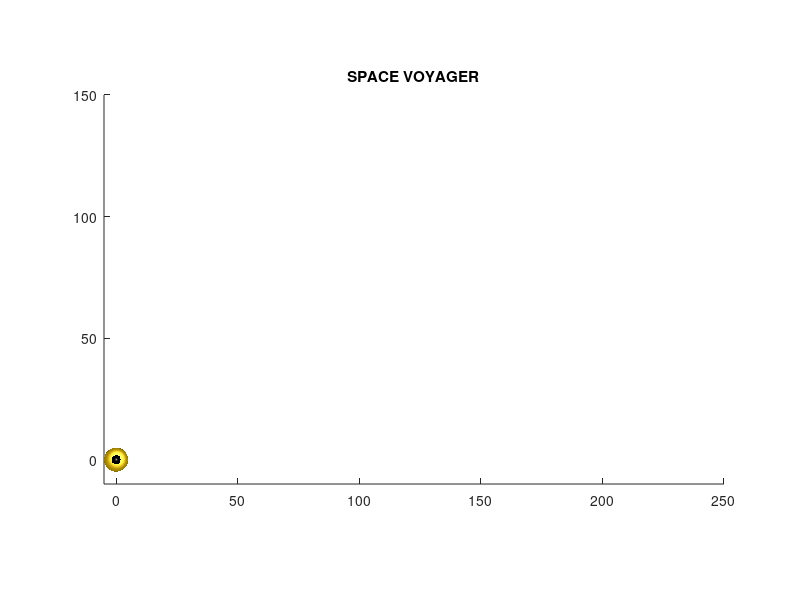

Recreate this plot in MATLAB. (Note: this script raises an error after producing the figure.)
%                          SPACE VOYAGER
%             Created By: Stephen Wetzel and Drew Lentz
%                       Section 71, Group 8


clear all; clc; close all;


% % % % % % % % % % % % % % % % % % % % % % % % % % % % % % % % % % % % % %
%  DISPLAY INSTRUCTIONS                                                   %
% % % % % % % % % % % % % % % % % % % % % % % % % % % % % % % % % % % % % %
set(gcf, 'Position', get(0,'Screensize')); % Maximize figure.

instructions = {'             SPACE VOYAGER', 
    'Created By: Stephen Wetzel and Drew Lentz',
    '          Section 71, Group 8',
    '',
    'Directions:',
    'Arrows or wasd to move',
    'Page Up/Down or q/e to roll',
    '1, 2, 3, 4 or 7, 8, 9, 0 to change view',
    'p to pause, Esc to exit',
    'Avoid the asteroids for as long as you can.',
    '',
    '   PRESS ANY KEY TO BEGIN' };
%display intro text:
annotation('textbox', [0.43, 0.5, 0.1, 0.1], 'String', instructions);

pause; %wait for user input to begin
clf; %clear intro text off screen



% % % % % % % % % % % % % % % % % % % % % % % % % % % % % % % % % % % % % %
%  PLOT VARIABLES, SETTING FIGURE SIZE & POSITION                         %
% % % % % % % % % % % % % % % % % % % % % % % % % % % % % % % % % % % % % %

xMax =  250; %size of the plot, X direction
yMax =  150; %size of the plot, Y direction
zMax =  150; %size of the plot, Z direction

myAxes = axes('xlim', [-5 xMax], 'ylim', [-10 yMax], 'zlim', [-10 zMax]); %axes handle
view(3);
axis equal; %set axes to equal scales
view(-45, 45); %sets default view, -45 degrees about y, 45 units high
light('Position',[1 1 20]); %set lighting source
set(gca, 'Color', 'k'); %axes background color
figHandle = figure(1); %get keypress as string

title 'SPACE VOYAGER';

%setting the figure to handle keylogging
set(figHandle, 'KeyPressFcn', @(fig_obj , eventDat) getKey(fig_obj, eventDat));

% % % % % % % % % % % % % % % % % % % % % % % % % % % % % % % % % % % % % %
%   INITIALIZING VARIABLES                                                %
% % % % % % % % % % % % % % % % % % % % % % % % % % % % % % % % % % % % % %

pauseTime = 0.05; %animation pause time
collision = 0; %flag for collision detection

ii = 1; %index for loop to create stars
scale = 3; %scale placeholder for ship size
xRot=0; % rotation placeholder for ship rotation
yRot=0; % rotation placeholder for ship rotation
zRot=0; % rotation placeholder for ship rotation

xTrans = 10; %intial ship location in x
yTrans = yMax / 2; %intial ship location in y
zTrans = zMax / 2; %intial ship location in z

moonXTrans = 0; %this number just goes down by 1 each step and pushes moons towards ship
moonYTrans = 0; %translation placeholder for moons in Y direction
moonZTrans = 0; %translation placeholder for moons in Z direction
moonScale  = 1; %scaling placeholder for moons

moonNum = 1; %initial moon
moonFreq = 50; %frequency which moons are generated
step = 0; %step flag for each iteration of the collision while loop
moonVel = 1; %speed that the moons move towards ship

%moonLocations is a matrix of all the moon's starting points.
moonLocations = 0;
%moonLocations matrix (index, x, y or z): 1=x, 2=y, 3=z

%background objects:
starRadius      =  0.1; %radius of stars in background
moonRadius      =  7;   %radius of asteroids
numStars        = 35;   %this number is actually * 5

% % % % % % % % % % % % % % % % % % % % % % % % % % % % % % % % % % % % % %
%   CREATING SHAPES: SHIP, STARS, AND MOONS/ASTEROIDS                     %
% % % % % % % % % % % % % % % % % % % % % % % % % % % % % % % % % % % % % %
%CREATING THE SHIP:
%ship pieces:
[xDisk yDisk zDisk] = ellipsoid(0,0,0,5,5,.8); %outter disk
[xBulb yBulb zBulb] = ellipsoid(0,0,0,2.25,2.25,2.5);%inner bubble
zBulb(find(zBulb<0)) = 0;%shaping the bubble

%surfacing, combining the ship pieces
h(1) = surface(xDisk, yDisk, zDisk,'FaceColor',[1 205/255 0],'EdgeColor'...
    ,'none'); %surfacing outter rim of ship
material METAL;% makes the surface shiny like metal
set(h(1), 'FaceLighting', 'gouraud'); %smooth out edges
h(2) = surface(xBulb,yBulb,zBulb,'FaceColor',[0 0 0],'EdgeColor', 'none');%inner bubble
set(h(2), 'FaceLighting', 'gouraud');%smooth out edges
combinedObject = hgtransform('parent', myAxes); %combined object handle for ship
set(h,'parent',combinedObject); %setting ship shapes to combinedObject

%CREATING THE ASTEROIDS/MOONS:
[xMoon, yMoon, zMoon] = sphere; %basic shape for moons/asteroids
xMoon = (xMoon * -moonRadius); %scaling moons in x
yMoon = (yMoon * moonRadius); %scaling moons in y
zMoon = (zMoon * moonRadius); %scaling moons in z
moons = hgtransform('parent', myAxes);

%CREATING THE STARS FOR THE BACKGROUND:
[xStar, yStar, zStar] = sphere;%basic shape for stars
xStar = xStar * starRadius; %scaling the stars in x
yStar = yStar * starRadius; %scaling the stars in y
zStar = zStar * starRadius; %scaling the stars in z

for ii = 1:numStars %add some white dots as stars
    %add them on the rear, bottom and right of axes so the ship doesn't fly
    %behind them
    stars(ii)            = surface(xStar+rand(1)*xMax, yStar + yMax, ...
        zStar+rand(1)*zMax); %rear
    stars(ii+numStars)   = surface(xStar+rand(1)*xMax, yStar + yMax, ...
        zStar+rand(1)*zMax-10); %rear
    stars(ii+2*numStars) = surface(xStar+rand(1)*xMax, yStar+rand(1)*yMax - 10,...
        zStar-10); %bottom
    stars(ii+3*numStars) = surface(xStar+rand(1)*xMax, yStar+rand(1)*yMax - 10,...
        zStar-10); %bottom
    stars(ii+4*numStars) = surface(xStar+xMax, yStar + yStar+rand(1)*yMax,...
        zStar+rand(1)*zMax); %right
end
set(stars, 'FaceColor', [1, 1, 1]); %color of stars
set(stars, 'EdgeColor', 'none'); %no lines
set(stars, 'AmbientStrength', 1); %no reflections on stars

% % % % % % % % % % % % % % % % % % % % % % % % % % % % % % % % % % % % % %
%   ANIMATION LOOP: SHIP TRANSLATION AND MOON PLACEMENT $ TRANSLATION     %
% % % % % % % % % % % % % % % % % % % % % % % % % % % % % % % % % % % % % %

tic; %start timer

%loop for animation, while collision is not detected
while ~collision
    
    key = getappdata(0, 'keyPressed'); %retrieve saved key
    setappdata(0, 'keyPressed', ''); %clear out saved key
    
    [xTrans, yTrans, zTrans, xRot] = move(key, xTrans, yTrans, zTrans, xRot);
    
    if mod(step, moonFreq) == 0 %checks frequency for moon generation
        %MAKING NEW MOONS:
        moonLocations(moonNum, 1) = -moonXTrans + xMax + 0; %initial location in x
        moonLocations(moonNum, 2) = (yMax+20) * rand - 10; %initial location in y
        moonLocations(moonNum, 3) = (zMax+20) * rand - 10; %initial location in z
        
        moon(moonNum) = surface((xMoon*1.2+rand(21))+moonLocations(moonNum, 1), ...
            (yMoon*1.1+rand(21))+moonLocations(moonNum, 2), (zMoon*1.3+ ...
            rand(21))+moonLocations(moonNum, 3)); %surfacing the new moon
        set(moon(moonNum), 'FaceColor', rand(1,3)); %colorful moons
        set(moon, 'parent', moons);%update the handle for all the moons
        set(moon, 'FaceLighting', 'gouraud','EdgeColor', 'none'); %smooth out edges, remove edge lines
        moonNum = moonNum + 1; %increment moon number index
        moonFreq = moonFreq - 1; %decreasing moonFreq means the moons are generated faster
        %setting the minimum value for moon frequency
        if moonFreq < 1
            moonFreq = 1; %minimal value
        end
        moonVel = moonVel + 0.05; %increase moon speed with time
        if moonVel > 5
            moonVel = 5; %max speed
        end
    end
    
    %external function to for collision detection, returns 1 or 0
    collision = detectCollision(xTrans, yTrans, zTrans, moonLocations, ...
        moonXTrans);
    if collision
        set(h,'FaceColor', 'r') %turn ship red on collision
    end
    moonXTrans = moonXTrans - moonVel; %increments the x position of each moon
    
    %translation holder for the moons/asteroids
    moonTrans = makehgtform('translate', [moonXTrans, moonYTrans, moonZTrans]);
    
    %TRANSLATIONS FOR THE SHIP:
    zRot = zRot + 15; %spin about z axis, creates spinning flying saucer effect
    
    translation = makehgtform('translate', [xTrans, yTrans, zTrans]); %ship translation
    xRotation   = makehgtform('xrotate', (pi/180) * xRot); %Do a barrel roll
    yRotation   = makehgtform('yrotate', (pi/180) * yRot); %up and down pitch
    zRotation   = makehgtform('zrotate', (pi/180) * zRot); %left and right yaw
    scaling     = makehgtform('scale', scale); %scaling the ship size
    
    set(combinedObject, 'matrix', translation * xRotation * yRotation * ...
        zRotation * scaling); %translate the ship based on keys pressed
    
    set(moons, 'matrix', moonTrans); %translate the moons across the map
    step = step + 1; %incrementing the step
    
    time = toc; %get time for title display
    title({'Time: ', num2str(time)}); %display time elapsed
    
    pause(pauseTime); % pause for animation
    
end

time = toc; %stop timer

% DISPLAY END OF GAME STATS IN A MESSAGE BOX
mbox = msgbox(sprintf('           GAME OVER\nYou survived for %2.3g seconds.', time));
uiwait(mbox);%wait for user to close message box
close all; %CLOSE FIGURE AFTER GAME ENDS
